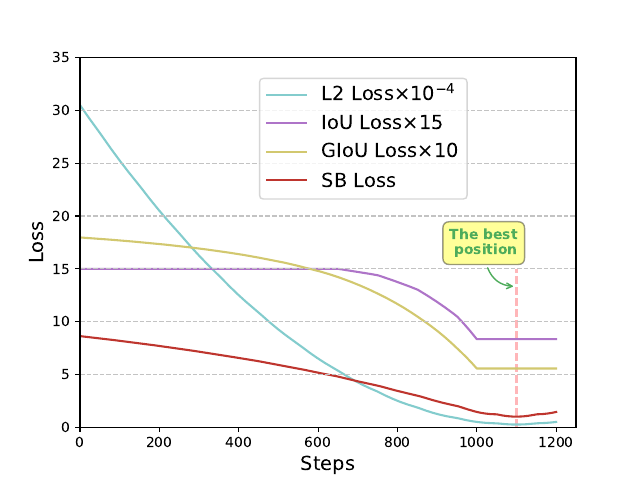

Python code for this plot:
import numpy as np
import cv2
import random
from math import cos, sin, pi
import matplotlib.pyplot as plt
colors = [[131, 204, 205], [174, 116, 200], [210, 200, 111], [190, 53, 46]]


def randomcolor():
    color = []
    for i in range(3):
        color.append(random.randint(0, 255))
    return color


def l2(box1, box2):
    # xmin ymin xmax ymax
    box = box1 - box2
    sum_ = 0
    for i in box:
        sum_ += i**2
    return sum_ / 4


def iou(box1, box2):
    box1_area = (box1[2] - box1[0]) * (box1[3] - box1[1])
    box2_area = (box2[2] - box2[0]) * (box2[3] - box2[1])
    left_up = np.maximum(box1[:2], box2[:2])
    right_down = np.minimum(box1[2:], box2[2:])
    inter_section = np.maximum(right_down - left_up, 0.0)
    inter_area = inter_section[0] * inter_section[1]
    union_area = box1_area + box2_area - inter_area
    iou = 1.0 * inter_area / union_area

    return 1 - iou


def giou(box1, box2):
    box1_area = (box1[2] - box1[0]) * (box1[3] - box1[1])
    box2_area = (box2[2] - box2[0]) * (box2[3] - box2[1])

    left_up = np.maximum(box1[:2], box2[:2])
    right_down = np.minimum(box1[2:], box2[2:])

    inter_section = np.maximum(right_down - left_up, 0.0)
    inter_area = inter_section[0] * inter_section[1]
    union_area = box1_area + box2_area - inter_area
    iou = inter_area / union_area

    enclose_left_up = np.minimum(box1[:2], box2[:2])
    enclose_right_down = np.maximum(box1[2:], box2[2:])
    enclose = np.maximum(enclose_right_down - enclose_left_up, 0.0)
    enclose_area = enclose[0] * enclose[1]
    giou = iou - 1.0 * (enclose_area - union_area) / enclose_area

    return 1 - giou


def bbd(box1, box2):

    diagonal = box1 - box2
    diagonal = diagonal * diagonal
    # 对角距离平方和

    diagonal_diatance = 0
    for i in range(4):
        diagonal_diatance += diagonal[i]

    # 相交区域
    left_up = np.maximum(box1[:2], box2[:2])
    right_down = np.minimum(box1[2:], box2[2:])

    inter_section = np.maximum(right_down - left_up, 0.0)
    inter_area = inter_section[0] * inter_section[1]
    inter_section = inter_section * inter_section
    # 相交区域对角距离一半平方 不相交=-1*
    inter_section_distance = (inter_section[0] + inter_section[1]) / 4

    if inter_area <= 0:
        inter_section_distance = -1 * (inter_section_distance)

    # 外接矩形对角线一半的平方
    enclose_left_up = np.minimum(box1[:2], box2[:2])
    enclose_right_down = np.maximum(box1[2:], box2[2:])
    enclose = np.maximum(enclose_right_down - enclose_left_up, 0.0)

    enclose = enclose * enclose
    enclose_distance = (enclose[0] + enclose[1]) / 4
    if enclose_distance <= 0:
        enclose_distance = minimum_num

    bbd = (diagonal_diatance * 2 -
           inter_section_distance) / enclose_distance + 1

    return bbd


def stairs(begin, stairh, stepsize, stpnum):

    stairs_list = []
    for i in range(stpnum):
        tmp_x = begin[0] - i * stairh
        tmp_y = begin[1] - i * stairh
        for x in range(tmp_x, (tmp_x - stairh), -stepsize):
            stairs_list.append([x, tmp_y])
        for y in range(tmp_y, (tmp_y - stairh), -stepsize):
            stairs_list.append([tmp_x - stairh, y])
        if i == stpnum - 1:
            tmp_x = begin[0] - stpnum * stairh
            for x in range(tmp_x, (tmp_x - stairh), -stepsize):
                stairs_list.append([x, 0])
    for i in range(len(stairs_list)):

        stairs_list[i][0] += stairh // 2
        if stairs_list[i][0] < 0 or stairs_list[i][0] > begin[0]:
            stairs_list[i] = []
        else:
            stairs_list[i] = tuple(stairs_list[i])
    while [] in stairs_list:
        stairs_list.remove([])

    img = np.zeros((1000, 1000, 3), np.uint8)

    point_size = 1
    color = randomcolor()
    thickness = 0

    for point in stairs_list:
        cv2.circle(img, point, point_size, color, thickness)

    return img, stairs_list


def scatter_show(ratios, i, label):
    x = range(len(ratios))
    color = RGB_to_Hex(colors[i])
    # plt.scatter(x, ratios, s=1, c=color, marker='o', alpha=0.5)
    plt.plot(x, ratios, color=color, label=label)


def RGB_to_Hex(RGB):
    color = '#'
    for num in RGB:
        # 将R、G、B分别转化为16进制拼接转换并大写  hex() 函数用于将10进制整数转换成16进制，以字符串形式表示
        color += str(hex(num))[-2:].replace('x', '0').upper()
    return color


if __name__ == "__main__":
    begin = (600, 600)
    stairh = 100
    stepsize = 1
    stpnum = 6
    img, stairs_list = stairs(begin, stairh, stepsize, stpnum)
    #GT box
    gt_color = randomcolor()
    cv2.rectangle(img, (0, 0), (3 * stairh, 3 * stairh), gt_color, 2)
    #pr box
    pr_color = randomcolor()

    l2_loss = []
    iou_loss = []
    giou_loss = []
    bbd_loss = []
    font = cv2.FONT_HERSHEY_SIMPLEX

    fps = 35  #视频每秒24帧
    size = (1000, 1000)  #需要转为视频的图片的尺寸
    #可以使用cv2.resize()进行修改

    video = cv2.VideoWriter("loss.avi",
                            cv2.VideoWriter_fourcc('I', '4', '2', '0'), fps,
                            size)

    for i in stairs_list:
        new_img = img.copy()
        p1 = i
        p2 = list(p1)
        p2[0] += int(stairh * 2)
        p2[1] += int(stairh * 2)
        p2 = tuple(p2)
        cv2.rectangle(new_img, p1, p2, pr_color, 2)

        gt = np.array([0, 0, 3 * stairh, 3 * stairh])
        pr = np.array([p1[0], p1[1], p2[0], p2[1]])
        l2_ = l2(gt, pr) / 10000
        l2_loss.append(l2_)
        cv2.putText(new_img, 'l2: ' + str(l2_), (500, 50), font, 1.2,
                    (255, 255, 255), 2)

        iou_ = iou(gt, pr) * 15
        iou_loss.append(iou_)
        cv2.putText(new_img, 'iou: ' + str(iou_), (500, 100), font, 1.2,
                    (255, 255, 255), 2)

        giou_ = giou(gt, pr) * 10
        giou_loss.append(giou_)
        cv2.putText(new_img, 'giou: ' + str(giou_), (500, 150), font, 1.2,
                    (255, 255, 255), 2)

        bbd_ = bbd(gt, pr)
        bbd_loss.append(bbd_)
        cv2.putText(new_img, 'TSB: ' + str(bbd_), (500, 200), font, 1.2,
                    (255, 255, 255), 2)

        cv2.namedWindow("image")
        cv2.imshow('image', new_img)
        cv2.waitKey (1)
        video.write(new_img)

    video.release()
    cv2.destroyAllWindows()

    lower = bbd_loss.index(min(bbd_loss))
    print(iou_loss[lower])
    plt.plot([lower, lower], [0, 15], color='#ffb6b9', linestyle='--')
    co = '\\times{10}^{-4}'
    coe = 'L2 Loss' + '$%s$' % co

    scatter_show(l2_loss, 0, coe)
    scatter_show(iou_loss, 1, 'IoU Loss$%s$15' % '\\times')
    scatter_show(giou_loss, 2, 'GIoU Loss$%s$10' % '\\times')
    scatter_show(bbd_loss, 3, 'SB Loss')
    plt.annotate('The best\nposition',
                 color='#4EAC5B',
                 weight='bold',
                 xy=(lower, iou_loss[lower] + 5),
                 ha='right',
                 bbox=dict(boxstyle='round,pad=0.5',
                           fc='yellow',
                           ec='k',
                           lw=1,
                           alpha=0.4),
                 xytext=(lower + 3, iou_loss[lower] + 8),
                 arrowprops=dict(color='#4EAC5B',
                                 arrowstyle="->",
                                 connectionstyle="angle3,angleA=90,angleB=0"))

    plt.legend(loc='upper right', bbox_to_anchor=(0.8, 0.97), fontsize=14)
    for doty in np.arange(5, 35, 5):
        dotx = [0, 1250]
        plt.plot(dotx, [doty, doty],
                 color='#C3C3C3',
                 linestyle='--',
                 linewidth=0.9)
    font2 = {
        'family': 'Times New Roman',
        'weight': 'normal',
        'size': 14,
    }
    plt.xlabel('Steps', font2)
    plt.ylabel('Loss', font2)
    plt.ylim(0, 35)
    plt.xlim(0, 1250)
    plt.savefig('area_maze.pdf', dpi=600, format='pdf')
    plt.show()

    pass
